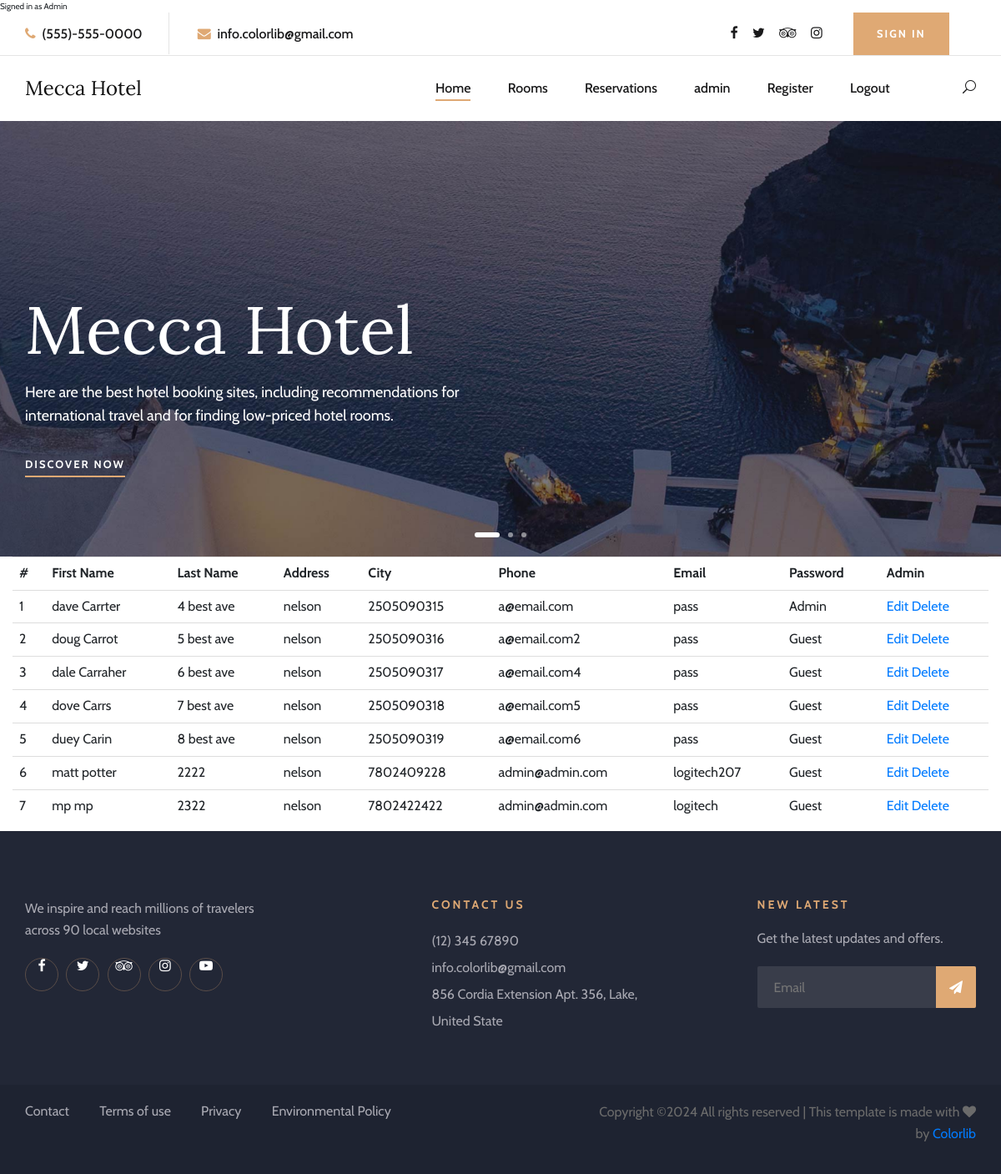
The app's page /manGuest.php (signed in) with its own data.
### tables this page shows
CREATE TABLE `guest` (
  `guestID` int(5) NOT NULL,
  `guestFname` varchar(45) NOT NULL,
  `guestLname` varchar(45) NOT NULL,
  `guestAddress` varchar(45) NOT NULL,
  `guestCity` varchar(45) DEFAULT NULL,
  `guestContact` varchar(45) NOT NULL,
  `guestEmail` varchar(45) NOT NULL,
  `guestPassword` varchar(45) NOT NULL,
  `guestAdmin` enum('Guest','Admin') NOT NULL DEFAULT 'Guest'
);

### manGuest.php (the view, shortened to what this page needs)
 <?php
try {
  require_once("phpIncludes/config.php");
	$db->setAttribute(PDO::ATTR_ERRMODE, PDO::ERRMODE_EXCEPTION);
}
catch(Exception $e) {
	$error = $e->getMessage();
}
if ($_SESSION) {
if ($_SESSION['session_status'] == 'Admin') {
	$sql = "SELECT * FROM guest";
$result = $db->query($sql);
}
else {
	header("location: login.php");
}
}
else {
}
?>
<!DOCTYPE html>
<html>
<head>
	<link rel="stylesheet" href="https://maxcdn.bootstrapcdn.com/bootstrap/3.3.7/css/bootstrap.min.css" >
</head>
  <?php include "phpIncludes/header.php";?>
<body>
    <?php include "phpIncludes/hero.php";?>
<div class="container">
	<div class="row">
		<table class="table">
			<tr>
			<th>#</th>
			<th>First Name</th>
     	<th>Last Name</th>
			<th>Address</th>
			<th>City</th>
			<th>Phone</th>
			<th>Email</th>
        <th>Password</th>
        <th>Admin</th>
			</tr>
			<?php
			while($r = $result->fetch(PDO::FETCH_ASSOC)){
				?>
			<tr>
			<td><?php echo $r['guestID'];?></td>
			<td><?php echo $r['guestFname'] . " " . $r['guestLname'];?></td>
			<td><?php echo $r['guestAddress'];?></td>
			<td><?php echo $r['guestCity'];?></td>
			<td><?php echo $r['guestContact'];?></td>
			<td><?php echo $r['guestEmail'];?></td>
        <td><?php echo $r['guestPassword'];?></td>
        <td><?php echo $r['guestAdmin'];?></td>
				<td><a href="updateGuest.php?id=<?php echo $r['guestID'];?>">Edit</a>
          <a href="deleteGuest.php?id=<?php echo $r['guestID'];?>">Delete</a>
				</td></tr>
			<?php } ?>
		</table>
			</div>
</div>
</body>
  <?php include "phpIncludes/footer.php";?>
</html>

### phpIncludes/header.php (shortened to what this page needs)
<head>
    <link rel="stylesheet" href="css/bootstrap.min.css" type="text/css">
    <link rel="stylesheet" href="css/font-awesome.min.css" type="text/css">
    <link rel="stylesheet" href="css/elegant-icons.css" type="text/css">
    <link rel="stylesheet" href="css/flaticon.css" type="text/css">
    <link rel="stylesheet" href="css/owl.carousel.min.css" type="text/css">
    <link rel="stylesheet" href="css/nice-select.css" type="text/css">
    <link rel="stylesheet" href="css/jquery-ui.min.css" type="text/css">
    <link rel="stylesheet" href="css/magnific-popup.css" type="text/css">
    <link rel="stylesheet" href="css/slicknav.min.css" type="text/css">
    <link rel="stylesheet" href="css/style.css" type="text/css">
</head>
<body>
    <header class="header-section">
        <div class="top-nav">
            <div class="container">
                <div class="row">
                    <div class="col-lg-6">
                        <ul class="tn-left">
                            <li><i class="fa fa-phone"></i> (555)-555-0000</li>
                            <li><i class="fa fa-envelope"></i> info.colorlib@gmail.com</li>
                        </ul>
                    </div>
                    <div class="col-lg-6">
                        <div class="tn-right">
                            <div class="top-social">
                                <a href="#"><i class="fa fa-facebook"></i></a>
                                <a href="#"><i class="fa fa-twitter"></i></a>
                                <a href="#"><i class="fa fa-tripadvisor"></i></a>
                                <a href="#"><i class="fa fa-instagram"></i></a>
                            </div>
                            <a href="login.php" class="bk-btn">Sign In</a>
                                </div>
                            </div>
                        </div>
                    </div>
                </div>
        <div class="menu-item">
            <div class="container">
                <div class="row">
                    <div class="col-lg-2">
                        <div class="logo">
														<a href="./index.php"><h4>Mecca Hotel</h4></a>
                        </div>
                    </div>
                    <div class="col-lg-10">
                        <div class="nav-menu">
                            <nav class="mainmenu">
                                <ul>
                                    <li class="active"><a href="index.php">Home</a></li>
                                    <li><a href="rooms.php">Rooms</a></li>
                                    <li><a href="reservations.php">Reservations</a></li>
                                           <li><a href="login.php">admin</a>
                                    </li>
                                  <li><a href="register.php">Register</a></li>
                                         <li><a href="logout.php">Logout</a></li>
                                        </ul>
                            </nav>
                           <div class="nav-right search-switch">
                                <i class="icon_search"></i>
                            </div>
                        </div>
                    </div>
                </div>
            </div>
        </div>
    </header>

### phpIncludes/hero.php (shortened to what this page needs)
<head>
    <link rel="stylesheet" href="css/bootstrap.min.css" type="text/css">
    <link rel="stylesheet" href="css/font-awesome.min.css" type="text/css">
    <link rel="stylesheet" href="css/elegant-icons.css" type="text/css">
    <link rel="stylesheet" href="css/flaticon.css" type="text/css">
    <link rel="stylesheet" href="css/owl.carousel.min.css" type="text/css">
    <link rel="stylesheet" href="css/nice-select.css" type="text/css">
    <link rel="stylesheet" href="css/jquery-ui.min.css" type="text/css">
    <link rel="stylesheet" href="css/magnific-popup.css" type="text/css">
    <link rel="stylesheet" href="css/slicknav.min.css" type="text/css">
    <link rel="stylesheet" href="css/style.css" type="text/css">
</head>
<section class="hero-section">
        <div class="container">
            <div class="row">
                <div class="col-lg-6">
                    <div class="hero-text">
                        <h1>Mecca Hotel</h1>
                        <p>Here are the best hotel booking sites, including recommendations for international
                            travel and for finding low-priced hotel rooms.</p>
                        <a href="#" class="primary-btn">Discover Now</a>
                    </div>
                </div>
                <div class="col-xl-4 col-lg-5 offset-xl-2 offset-lg-1">
                    </div>
                </div>
            </div>
        <div class="hero-slider owl-carousel">
            <div class="hs-item set-bg" data-setbg="img/hero/hero-1.jpg"></div>
        </div>
    </section>

### phpIncludes/footer.php (shortened to what this page needs)
  <footer class="footer-section">
      <div class="container">
          <div class="footer-text">
              <div class="row">
                  <div class="col-lg-4">
                      <div class="ft-about">
                          <p>We inspire and reach millions of travelers<br /> across 90 local websites</p>
                          <div class="fa-social">
                              <a href="#"><i class="fa fa-facebook"></i></a>
                              <a href="#"><i class="fa fa-twitter"></i></a>
                              <a href="#"><i class="fa fa-tripadvisor"></i></a>
                              <a href="#"><i class="fa fa-instagram"></i></a>
                              <a href="#"><i class="fa fa-youtube-play"></i></a>
                          </div>
                      </div>
                  </div>
                  <div class="col-lg-3 offset-lg-1">
                      <div class="ft-contact">
                          <h6>Contact Us</h6>
                          <ul>
                              <li>(12) 345 67890</li>
                              <li>info.colorlib@gmail.com</li>
                              <li>856 Cordia Extension Apt. 356, Lake, United State</li>
                          </ul>
                      </div>
                  </div>
                  <div class="col-lg-3 offset-lg-1">
                      <div class="ft-newslatter">
                          <h6>New latest</h6>
                          <p>Get the latest updates and offers.</p>
                          <form action="#" class="fn-form">
                              <input type="text" placeholder="Email">
                              <button type="submit"><i class="fa fa-send"></i></button>
                          </form>
                      </div>
                  </div>
              </div>
          </div>
      </div>
      <div class="copyright-option">
          <div class="container">
              <div class="row">
                  <div class="col-lg-7">
                      <ul>
                          <li><a href="#">Contact</a></li>
                          <li><a href="#">Terms of use</a></li>
                          <li><a href="#">Privacy</a></li>
                          <li><a href="#">Environmental Policy</a></li>
                      </ul>
                  </div>
                  <div class="col-lg-5">
                      <div class="co-text"><p>
Copyright &copy;<script>document.write(new Date().getFullYear());</script> All rights reserved | This template is made with <i class="fa fa-heart" aria-hidden="true"></i> by <a href="https://colorlib.com" target="_blank">Colorlib</a>
</p></div>
                  </div>
              </div>
          </div>
      </div>
  </footer>

### records on screen
guest: guestID "1", guestFname "dave", guestLname "Carrter", guestAddress "4 best ave", guestCity "nelson", guestContact "2505090315", guestEmail "a@email.com", guestPassword "pass", guestAdmin "Admin"
guest: guestID "2", guestFname "doug", guestLname "Carrot", guestAddress "5 best ave", guestCity "nelson", guestContact "2505090316", guestEmail "a@email.com2", guestPassword "pass", guestAdmin "Guest"
guest: guestID "3", guestFname "dale", guestLname "Carraher", guestAddress "6 best ave", guestCity "nelson", guestContact "2505090317", guestEmail "a@email.com4", guestPassword "pass", guestAdmin "Guest"
guest: guestID "4", guestFname "dove", guestLname "Carrs", guestAddress "7 best ave", guestCity "nelson", guestContact "2505090318", guestEmail "a@email.com5", guestPassword "pass", guestAdmin "Guest"
guest: guestID "5", guestFname "duey", guestLname "Carin", guestAddress "8 best ave", guestCity "nelson", guestContact "2505090319", guestEmail "a@email.com6", guestPassword "pass", guestAdmin "Guest"
guest: guestID "6", guestFname "matt", guestLname "potter", guestAddress "2222", guestCity "nelson", guestContact "7802409228", guestEmail "admin@admin.com", guestPassword "logitech207", guestAdmin "Guest"
guest: guestID "7", guestFname "mp", guestLname "mp", guestAddress "2322", guestCity "nelson", guestContact "7802422422", guestEmail "admin@admin.com", guestPassword "logitech", guestAdmin "Guest"
